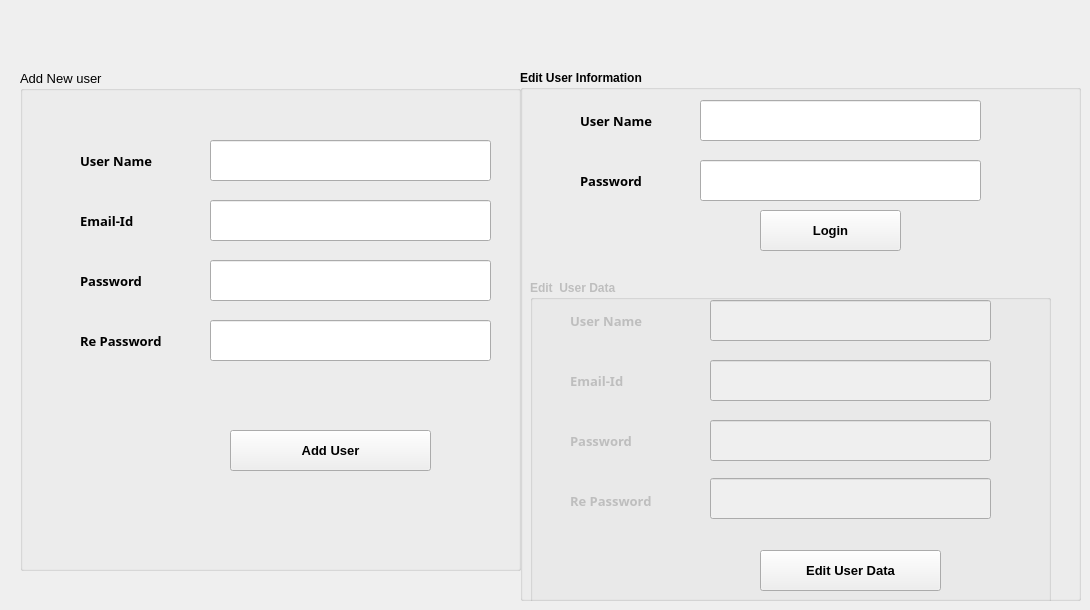
    <widget class="QWidget" name="tab_2">
     <attribute name="title">
      <string>User</string>
     </attribute>
     <widget class="QGroupBox" name="groupBox">
      <property name="geometry">
       <rect>
        <x>20</x>
        <y>70</y>
        <width>501</width>
        <height>501</height>
       </rect>
      </property>
      <property name="font">
       <font>
        <pointsize>10</pointsize>
       </font>
      </property>
      <property name="title">
       <string>Add New user</string>
      </property>
      <widget class="QLabel" name="label_16">
       <property name="geometry">
        <rect>
         <x>60</x>
         <y>80</y>
         <width>101</width>
         <height>21</height>
        </rect>
       </property>
       <property name="font">
        <font>
         <family>Yu Gothic UI Semibold</family>
         <weight>75</weight>
         <bold>true</bold>
        </font>
       </property>
       <property name="text">
        <string>User Name</string>
       </property>
      </widget>
      <widget class="QPushButton" name="pushButton_11">
       <property name="geometry">
        <rect>
         <x>210</x>
         <y>360</y>
         <width>201</width>
         <height>41</height>
        </rect>
       </property>
       <property name="font">
        <font>
         <weight>75</weight>
         <bold>true</bold>
        </font>
       </property>
       <property name="text">
        <string>Add User</string>
       </property>
      </widget>
      <widget class="QLabel" name="label_17">
       <property name="geometry">
        <rect>
         <x>60</x>
         <y>140</y>
         <width>101</width>
         <height>21</height>
        </rect>
       </property>
       <property name="font">
        <font>
         <family>Yu Gothic UI Semibold</family>
         <weight>75</weight>
         <bold>true</bold>
        </font>
       </property>
       <property name="text">
        <string>Email-Id</string>
       </property>
      </widget>
      <widget class="QLabel" name="label_18">
       <property name="geometry">
        <rect>
         <x>60</x>
         <y>200</y>
         <width>101</width>
         <height>21</height>
        </rect>
       </property>
       <property name="font">
        <font>
         <family>Yu Gothic UI Semibold</family>
         <weight>75</weight>
         <bold>true</bold>
        </font>
       </property>
       <property name="text">
        <string>Password</string>
       </property>
      </widget>
      <widget class="QLabel" name="label_19">
       <property name="geometry">
        <rect>
         <x>60</x>
         <y>260</y>
         <width>101</width>
         <height>21</height>
        </rect>
       </property>
       <property name="font">
        <font>
         <family>Yu Gothic UI Semibold</family>
         <weight>75</weight>
         <bold>true</bold>
        </font>
       </property>
       <property name="text">
        <string>Re Password</string>
       </property>
      </widget>
      <widget class="QLineEdit" name="lineEdit_27">
       <property name="geometry">
        <rect>
         <x>190</x>
         <y>70</y>
         <width>281</width>
         <height>41</height>
        </rect>
       </property>
       <property name="font">
        <font>
         <pointsize>12</pointsize>
        </font>
       </property>
      </widget>
      <widget class="QLineEdit" name="lineEdit_28">
       <property name="geometry">
        <rect>
         <x>190</x>
         <y>130</y>
         <width>281</width>
         <height>41</height>
        </rect>
       </property>
       <property name="font">
        <font>
         <pointsize>12</pointsize>
        </font>
       </property>
      </widget>
      <widget class="QLineEdit" name="lineEdit_29">
       <property name="geometry">
        <rect>
         <x>190</x>
         <y>190</y>
         <width>281</width>
         <height>41</height>
        </rect>
       </property>
       <property name="font">
        <font>
         <pointsize>12</pointsize>
        </font>
       </property>
      </widget>
      <widget class="QLineEdit" name="lineEdit_30">
       <property name="geometry">
        <rect>
         <x>190</x>
         <y>250</y>
         <width>281</width>
         <height>41</height>
        </rect>
       </property>
       <property name="font">
        <font>
         <pointsize>12</pointsize>
        </font>
       </property>
      </widget>
     </widget>
     <widget class="QGroupBox" name="groupBox_2">
      <property name="geometry">
       <rect>
        <x>520</x>
        <y>70</y>
        <width>561</width>
        <height>531</height>
       </rect>
      </property>
      <property name="font">
       <font>
        <weight>75</weight>
        <bold>true</bold>
       </font>
      </property>
      <property name="title">
       <string>Edit User Information</string>
      </property>
      <widget class="QLabel" name="label_24">
       <property name="geometry">
        <rect>
         <x>60</x>
         <y>40</y>
         <width>101</width>
         <height>21</height>
        </rect>
       </property>
       <property name="font">
        <font>
         <family>Yu Gothic UI Semibold</family>
         <pointsize>10</pointsize>
        </font>
       </property>
       <property name="text">
        <string>User Name</string>
       </property>
      </widget>
      <widget class="QLabel" name="label_25">
       <property name="geometry">
        <rect>
         <x>60</x>
         <y>100</y>
         <width>101</width>
         <height>21</height>
        </rect>
       </property>
       <property name="font">
        <font>
         <family>Yu Gothic UI Semibold</family>
         <pointsize>10</pointsize>
        </font>
       </property>
       <property name="text">
        <string>Password</string>
       </property>
      </widget>
      <widget class="QPushButton" name="pushButton_13">
       <property name="geometry">
        <rect>
         <x>240</x>
         <y>140</y>
         <width>141</width>
         <height>41</height>
        </rect>
       </property>
       <property name="font">
        <font>
         <pointsize>10</pointsize>
        </font>
       </property>
       <property name="text">
        <string>Login</string>
       </property>
      </widget>
      <widget class="QGroupBox" name="groupBox_4">
       <property name="enabled">
        <bool>false</bool>
       </property>
       <property name="geometry">
        <rect>
         <x>10</x>
         <y>210</y>
         <width>521</width>
         <height>331</height>
        </rect>
       </property>
       <property name="title">
        <string>Edit  User Data</string>
       </property>
       <widget class="QLabel" name="label_21">
        <property name="geometry">
         <rect>
          <x>40</x>
          <y>210</y>
          <width>101</width>
          <height>21</height>
         </rect>
        </property>
        <property name="font">
         <font>
          <family>Yu Gothic UI Semibold</family>
          <pointsize>10</pointsize>
         </font>
        </property>
        <property name="text">
         <string>Re Password</string>
        </property>
       </widget>
       <widget class="QLabel" name="label_20">
        <property name="geometry">
         <rect>
          <x>40</x>
          <y>150</y>
          <width>101</width>
          <height>21</height>
         </rect>
        </property>
        <property name="font">
         <font>
          <family>Yu Gothic UI Semibold</family>
          <pointsize>10</pointsize>
         </font>
        </property>
        <property name="text">
         <string>Password</string>
        </property>
       </widget>
       <widget class="QLabel" name="label_23">
        <property name="geometry">
         <rect>
          <x>40</x>
          <y>30</y>
          <width>101</width>
          <height>21</height>
         </rect>
        </property>
        <property name="font">
         <font>
          <family>Yu Gothic UI Semibold</family>
          <pointsize>10</pointsize>
         </font>
        </property>
        <property name="text">
         <string>User Name</string>
        </property>
       </widget>
       <widget class="QLabel" name="label_22">
        <property name="geometry">
         <rect>
          <x>40</x>
          <y>90</y>
          <width>101</width>
          <height>21</height>
         </rect>
        </property>
        <property name="font">
         <font>
          <family>Yu Gothic UI Semibold</family>
          <pointsize>10</pointsize>
         </font>
        </property>
        <property name="text">
         <string>Email-Id</string>
        </property>
       </widget>
       <widget class="QLabel" name="label_31">
        <property name="geometry">
         <rect>
          <x>160</x>
          <y>260</y>
          <width>301</width>
          <height>20</height>
         </rect>
        </property>
        <property name="font">
         <font>
          <pointsize>10</pointsize>
         </font>
        </property>
        <property name="text">
         <string/>
        </property>
       </widget>
       <widget class="QLineEdit" name="lineEdit_33">
        <property name="geometry">
         <rect>
          <x>180</x>
          <y>20</y>
          <width>281</width>
          <height>41</height>
         </rect>
        </property>
        <property name="font">
         <font>
          <pointsize>12</pointsize>
         </font>
        </property>
       </widget>
       <widget class="QLineEdit" name="lineEdit_34">
        <property name="geometry">
         <rect>
          <x>180</x>
          <y>80</y>
          <width>281</width>
          <height>41</height>
         </rect>
        </property>
        <property name="font">
         <font>
          <pointsize>12</pointsize>
         </font>
        </property>
       </widget>
       <widget class="QLineEdit" name="lineEdit_35">
        <property name="geometry">
         <rect>
          <x>180</x>
          <y>140</y>
          <width>281</width>
          <height>41</height>
         </rect>
        </property>
        <property name="font">
         <font>
          <pointsize>12</pointsize>
         </font>
        </property>
       </widget>
       <widget class="QLineEdit" name="lineEdit_36">
        <property name="geometry">
         <rect>
          <x>180</x>
          <y>198</y>
          <width>281</width>
          <height>41</height>
         </rect>
        </property>
        <property name="font">
         <font>
          <pointsize>12</pointsize>
         </font>
        </property>
       </widget>
      </widget>
      <widget class="QLineEdit" name="lineEdit_31">
       <property name="geometry">
        <rect>
         <x>180</x>
         <y>30</y>
         <width>281</width>
         <height>41</height>
        </rect>
       </property>
       <property name="font">
        <font>
         <pointsize>12</pointsize>
        </font>
       </property>
      </widget>
      <widget class="QLineEdit" name="lineEdit_32">
       <property name="geometry">
        <rect>
         <x>180</x>
         <y>90</y>
         <width>281</width>
         <height>41</height>
        </rect>
       </property>
       <property name="font">
        <font>
         <pointsize>12</pointsize>
        </font>
       </property>
      </widget>
     </widget>
     <widget class="QPushButton" name="pushButton_12">
      <property name="geometry">
       <rect>
        <x>760</x>
        <y>550</y>
        <width>181</width>
        <height>41</height>
       </rect>
      </property>
      <property name="font">
       <font>
        <pointsize>10</pointsize>
        <weight>75</weight>
        <bold>true</bold>
       </font>
      </property>
      <property name="text">
       <string>Edit User Data</string>
      </property>
     </widget>
    </widget>
